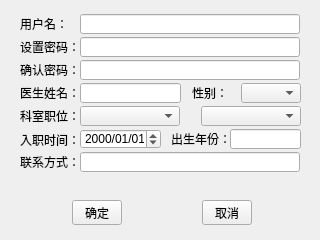
<?xml version="1.0" encoding="UTF-8"?>
<ui version="4.0">
 <class>DoctorRegisterView</class>
 <widget class="QDialog" name="DoctorRegisterView">
  <property name="geometry">
   <rect>
    <x>0</x>
    <y>0</y>
    <width>320</width>
    <height>240</height>
   </rect>
  </property>
  <property name="windowTitle">
   <string>Dialog</string>
  </property>
  <widget class="QLineEdit" name="name">
   <property name="geometry">
    <rect>
     <x>80</x>
     <y>83</y>
     <width>101</width>
     <height>20</height>
    </rect>
   </property>
  </widget>
  <widget class="QComboBox" name="sex">
   <property name="geometry">
    <rect>
     <x>241</x>
     <y>83</y>
     <width>60</width>
     <height>20</height>
    </rect>
   </property>
   <item>
    <property name="text">
     <string/>
    </property>
   </item>
   <item>
    <property name="text">
     <string>男</string>
    </property>
   </item>
   <item>
    <property name="text">
     <string>女</string>
    </property>
   </item>
  </widget>
  <widget class="QLineEdit" name="password">
   <property name="geometry">
    <rect>
     <x>80</x>
     <y>37</y>
     <width>220</width>
     <height>20</height>
    </rect>
   </property>
   <property name="echoMode">
    <enum>QLineEdit::Password</enum>
   </property>
  </widget>
  <widget class="QLineEdit" name="confirm_password">
   <property name="geometry">
    <rect>
     <x>80</x>
     <y>60</y>
     <width>220</width>
     <height>20</height>
    </rect>
   </property>
   <property name="echoMode">
    <enum>QLineEdit::Password</enum>
   </property>
  </widget>
  <widget class="QLabel" name="label_3">
   <property name="geometry">
    <rect>
     <x>20</x>
     <y>60</y>
     <width>60</width>
     <height>20</height>
    </rect>
   </property>
   <property name="text">
    <string>确认密码：</string>
   </property>
  </widget>
  <widget class="QLabel" name="label_4">
   <property name="geometry">
    <rect>
     <x>20</x>
     <y>83</y>
     <width>60</width>
     <height>20</height>
    </rect>
   </property>
   <property name="text">
    <string>医生姓名：</string>
   </property>
  </widget>
  <widget class="QLabel" name="label_5">
   <property name="geometry">
    <rect>
     <x>192</x>
     <y>83</y>
     <width>40</width>
     <height>20</height>
    </rect>
   </property>
   <property name="text">
    <string>性别：</string>
   </property>
  </widget>
  <widget class="QLabel" name="label_6">
   <property name="geometry">
    <rect>
     <x>20</x>
     <y>106</y>
     <width>60</width>
     <height>20</height>
    </rect>
   </property>
   <property name="text">
    <string>科室职位：</string>
   </property>
  </widget>
  <widget class="QLabel" name="label_7">
   <property name="geometry">
    <rect>
     <x>20</x>
     <y>129</y>
     <width>60</width>
     <height>21</height>
    </rect>
   </property>
   <property name="text">
    <string>入职时间：</string>
   </property>
  </widget>
  <widget class="QLabel" name="label_8">
   <property name="geometry">
    <rect>
     <x>20</x>
     <y>152</y>
     <width>60</width>
     <height>20</height>
    </rect>
   </property>
   <property name="text">
    <string>联系方式：</string>
   </property>
  </widget>
  <widget class="QComboBox" name="office">
   <property name="geometry">
    <rect>
     <x>80</x>
     <y>106</y>
     <width>100</width>
     <height>20</height>
    </rect>
   </property>
   <item>
    <property name="text">
     <string/>
    </property>
   </item>
   <item>
    <property name="text">
     <string>内科</string>
    </property>
   </item>
   <item>
    <property name="text">
     <string>外科</string>
    </property>
   </item>
   <item>
    <property name="text">
     <string>妇产科</string>
    </property>
   </item>
   <item>
    <property name="text">
     <string>儿科</string>
    </property>
   </item>
   <item>
    <property name="text">
     <string>皮肤性病科</string>
    </property>
   </item>
   <item>
    <property name="text">
     <string>精神心理科</string>
    </property>
   </item>
   <item>
    <property name="text">
     <string>其他</string>
    </property>
   </item>
  </widget>
  <widget class="QComboBox" name="position">
   <property name="geometry">
    <rect>
     <x>201</x>
     <y>106</y>
     <width>100</width>
     <height>20</height>
    </rect>
   </property>
   <item>
    <property name="text">
     <string/>
    </property>
   </item>
   <item>
    <property name="text">
     <string>主任</string>
    </property>
   </item>
   <item>
    <property name="text">
     <string>副主任</string>
    </property>
   </item>
   <item>
    <property name="text">
     <string>主治医师</string>
    </property>
   </item>
   <item>
    <property name="text">
     <string>医师</string>
    </property>
   </item>
   <item>
    <property name="text">
     <string>助理医师</string>
    </property>
   </item>
   <item>
    <property name="text">
     <string>实习生</string>
    </property>
   </item>
  </widget>
  <widget class="QToolButton" name="confirm">
   <property name="geometry">
    <rect>
     <x>72</x>
     <y>200</y>
     <width>50</width>
     <height>25</height>
    </rect>
   </property>
   <property name="text">
    <string>确定</string>
   </property>
  </widget>
  <widget class="QToolButton" name="cancel">
   <property name="geometry">
    <rect>
     <x>202</x>
     <y>200</y>
     <width>50</width>
     <height>25</height>
    </rect>
   </property>
   <property name="text">
    <string>取消</string>
   </property>
  </widget>
  <widget class="QLabel" name="label_9">
   <property name="geometry">
    <rect>
     <x>450</x>
     <y>170</y>
     <width>60</width>
     <height>20</height>
    </rect>
   </property>
   <property name="text">
    <string>医生编号：</string>
   </property>
  </widget>
  <widget class="QLabel" name="label_10">
   <property name="geometry">
    <rect>
     <x>840</x>
     <y>320</y>
     <width>60</width>
     <height>20</height>
    </rect>
   </property>
   <property name="text">
    <string>医生编号：</string>
   </property>
  </widget>
  <widget class="QLabel" name="label_11">
   <property name="geometry">
    <rect>
     <x>420</x>
     <y>190</y>
     <width>60</width>
     <height>20</height>
    </rect>
   </property>
   <property name="text">
    <string>医生编号：</string>
   </property>
  </widget>
  <widget class="QLabel" name="label_12">
   <property name="geometry">
    <rect>
     <x>20</x>
     <y>37</y>
     <width>60</width>
     <height>20</height>
    </rect>
   </property>
   <property name="text">
    <string>设置密码：</string>
   </property>
  </widget>
  <widget class="QLineEdit" name="phoneNo">
   <property name="geometry">
    <rect>
     <x>80</x>
     <y>152</y>
     <width>220</width>
     <height>20</height>
    </rect>
   </property>
  </widget>
  <widget class="QDateEdit" name="dateEdit">
   <property name="geometry">
    <rect>
     <x>80</x>
     <y>129</y>
     <width>81</width>
     <height>20</height>
    </rect>
   </property>
   <property name="displayFormat">
    <string>yyyy/MM/dd</string>
   </property>
  </widget>
  <widget class="QLabel" name="tip">
   <property name="geometry">
    <rect>
     <x>20</x>
     <y>178</y>
     <width>281</width>
     <height>20</height>
    </rect>
   </property>
   <property name="text">
    <string/>
   </property>
   <property name="alignment">
    <set>Qt::AlignCenter</set>
   </property>
  </widget>
  <widget class="QLabel" name="label_13">
   <property name="geometry">
    <rect>
     <x>20</x>
     <y>14</y>
     <width>60</width>
     <height>20</height>
    </rect>
   </property>
   <property name="text">
    <string>用户名：</string>
   </property>
  </widget>
  <widget class="QLineEdit" name="username">
   <property name="geometry">
    <rect>
     <x>80</x>
     <y>14</y>
     <width>220</width>
     <height>20</height>
    </rect>
   </property>
   <property name="echoMode">
    <enum>QLineEdit::Normal</enum>
   </property>
  </widget>
  <widget class="QLineEdit" name="bornYear">
   <property name="geometry">
    <rect>
     <x>230</x>
     <y>129</y>
     <width>71</width>
     <height>20</height>
    </rect>
   </property>
  </widget>
  <widget class="QLabel" name="label_14">
   <property name="geometry">
    <rect>
     <x>171</x>
     <y>129</y>
     <width>61</width>
     <height>20</height>
    </rect>
   </property>
   <property name="text">
    <string>出生年份：</string>
   </property>
  </widget>
 </widget>
 <tabstops>
  <tabstop>username</tabstop>
  <tabstop>password</tabstop>
  <tabstop>confirm_password</tabstop>
  <tabstop>name</tabstop>
  <tabstop>sex</tabstop>
  <tabstop>office</tabstop>
  <tabstop>position</tabstop>
  <tabstop>dateEdit</tabstop>
  <tabstop>phoneNo</tabstop>
  <tabstop>bornYear</tabstop>
  <tabstop>confirm</tabstop>
  <tabstop>cancel</tabstop>
 </tabstops>
 <resources/>
 <connections/>
</ui>
